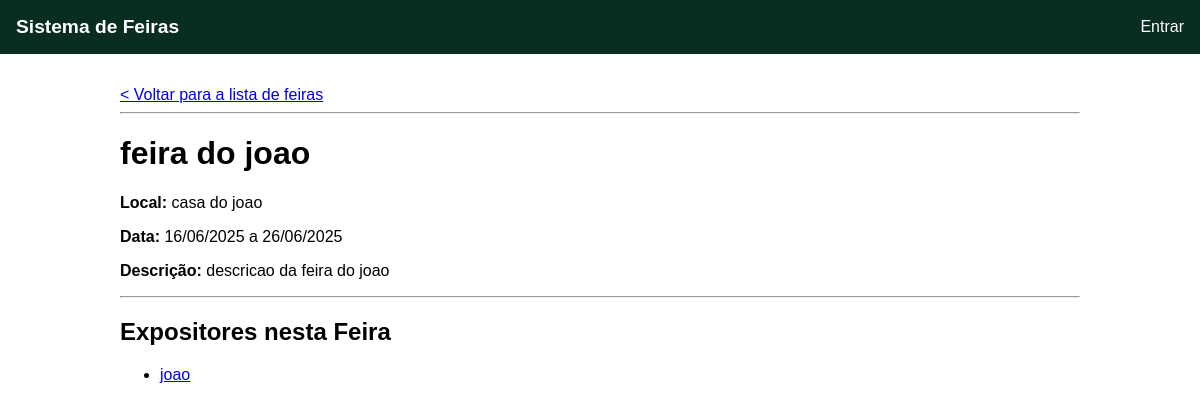
/feira/2, run on the app's committed database.
### core/models.py (models this page shows, shortened)
class Feira(models.Model):
    nome = models.CharField(max_length=100)
    descricao = models.TextField()
    localidade = models.CharField(max_length=200)
    data_inicio = models.DateField()
    data_fim = models.DateField()

class Expositor(models.Model):
    nome = models.CharField(max_length=100)
    descricao = models.TextField()
    contato = models.CharField(max_length=100) # Email ou telefone
    feiras = models.ManyToManyField(Feira, related_name='expositores') # Um expositor pode estar em várias feiras

### core/views.py (the view)
# urls.py: path('feira/<int:feira_id>', views.detalhes_feira, name='detalhes_feira'),
def detalhes_feira(request, feira_id):
    feira = get_object_or_404(Feira, pk=feira_id)
    expositores_da_feira = feira.expositores.all()
    context = {
        'feira': feira,
        'expositores': expositores_da_feira,
    }
    return render(request, 'core/detalhes_feira.html', context)

### core/templates/core/detalhes_feira.html (shortened to what this page needs)
{% extends 'core/base.html' %}
{% block content %}
    <a href="{% url 'inicio' %}">< Voltar para a lista de feiras</a>
    <hr>
    <h1>{{ feira.nome }}</h1>
    <p><strong>Local:</strong> {{ feira.localidade }}</p>
    <p><strong>Data:</strong> {{ feira.data_inicio|date:"d/m/Y" }} a {{ feira.data_fim|date:"d/m/Y" }}</p>
    <p><strong>Descrição:</strong> {{ feira.descricao }}</p>
    <hr>
    <h2>Expositores nesta Feira</h2>
    {% if expositores %}
        <ul class="expositor-list">
            {% for expositor in expositores %}
            	<li><a href="{% url 'detalhes_expositor' expositor.id %}">{{ expositor.nome }}</a></li>
            {% endfor %}
        </ul>
    {% else %}
        <p>Ainda não há expositores confirmados para esta feira.</p>
    {% endif %}
{% endblock %}

### core/templates/core/base.html (style rules this page uses)
body { font-family: sans-serif; margin: 0; }

### data on the page
Feira: nome "feira do joao", localidade "casa do joao", data_inicio "16/06/2025", data_fim "26/06/2025", descricao "descricao da feira do joao"
Expositor: nome "joao"
